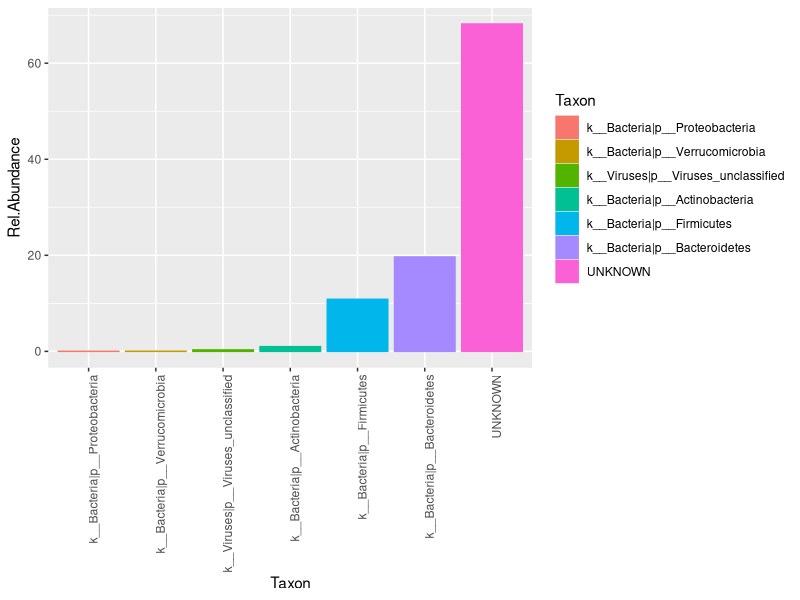
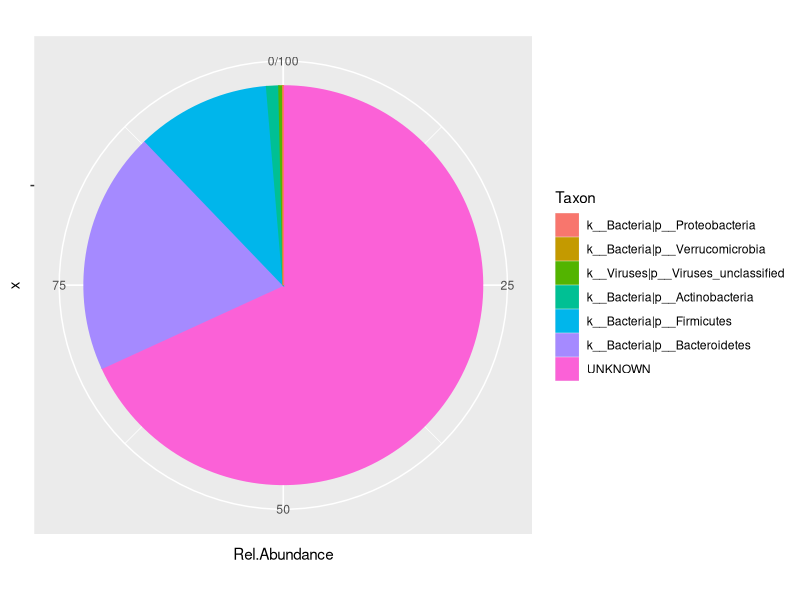
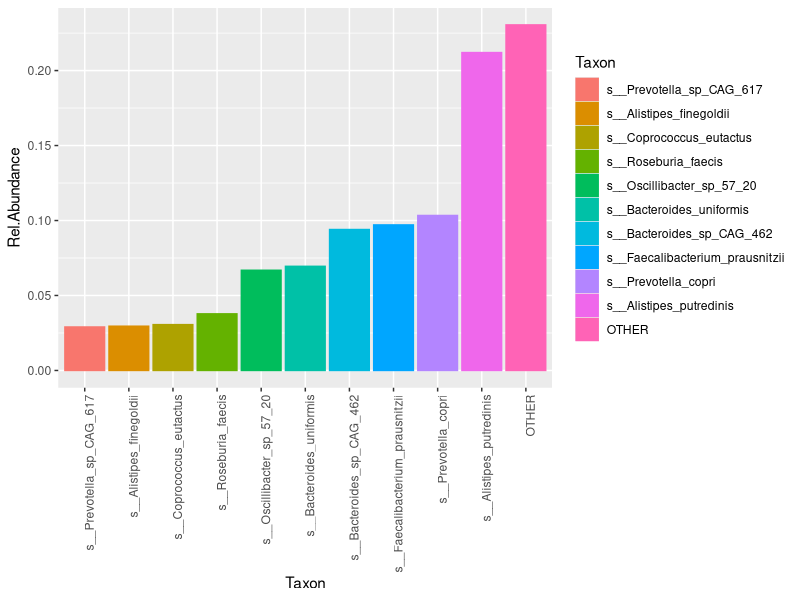
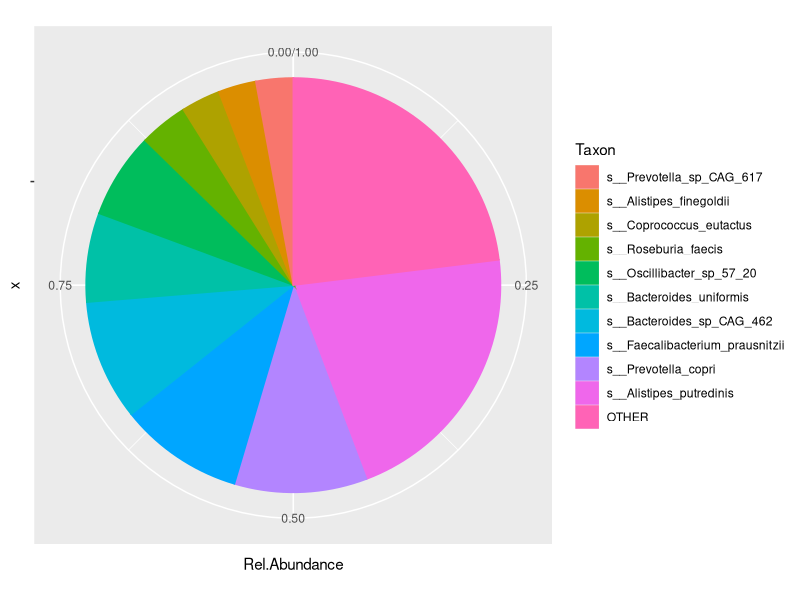

The R source for these figures, in order:
# ===============================================================================
# ===============================================================================
# R. Gacesa, UMCG (2021)
#
# Microbiome data analysis student workshop
# ===============================================================================
# ===============================================================================

# ======================================================
# ======================================================
# ======================================================
#
# MICROBIOME WORKSHOP
#
# ======================================================
# ======================================================
# ======================================================

setwd('D:/UMCG/2021_microbiome_data_lecture/')

# load libraries
# ===========================
library(vegan)
library(ggplot2)
library(tidyr)

# =====================================================================================================================
# =====================================================================================================================
# PART 1: exploratory data analysis, one sample
# =====================================================================================================================
# =====================================================================================================================

# > 0) load microbiome data (sample02)
# ======================================
inDF <- read.table(file = 'sample02_metaphlan.txt',sep='\t',header=F)
colnames(inDF) <- c("Taxon","TaxID","Rel.Abundance","Coverage","Aligned.Reads")
head(inDF)

## > i) find relative abundances of unknown & kingdoms (archaea, bacteria, viruses)
# ======================================================================================================================
##  > we grep for taxon names starting with k__, including any number of chars and |; and then we remove it
inDFk <- inDF[-grep('^k__.*\\|',inDF$Taxon),]

# > ii) find relative abundances of phyla and unknown
# ======================================================================================================================
## two steps: 
## 1)  we grep for taxon names starting with k__, including any number of chars and |c__; and then we remove it
##     this leaves all kingdoms, unknown and all phyla
inDFp <- inDF[-grep('^k__.*\\|c__',inDF$Taxon),]
## 2) then remove kingdoms by grepping for k__<anything>|p__ OR "UNKNOWN"
inDFp <- inDFp[grep('UNKNOWN|^k__.*\\|p__',inDFp$Taxon),]

# > iii) extract all species, remove unclassified reads and re-calculate relative abundances
# ======================================================================================================================
#  1) extract species (by grepping for |s__); Note: this also removes UNKNOWN 
inDFf <- inDF[grep('\\|s__',inDF$Taxon),]
#  2) re-normalize to 1 by dividing all values by sum of species
inDFf$Rel.Abundance <- inDFf$Rel.Abundance/sum(inDFf$Rel.Abundance)

# > iv) plot phylum-level composition of microbiome sample
# ======================================================================================================================
inDFp <- inDF[-grep('^k__.*\\|c__',inDF$Taxon),]
inDFp <- inDFp[grep('UNKNOWN|^k__.*\\|p__',inDFp$Taxon),]
inDFp$Taxon <- factor(inDFp$Taxon,levels = inDFp$Taxon[order(inDFp$Rel.Abundance)])
ggplot(inDFp,aes(x=Taxon,y=Rel.Abundance,col=Taxon,fill=Taxon)) + geom_col() + theme(axis.text.x = element_text(angle = 90,hjust = 1)) 
ggplot(inDFp,aes(x="",y=Rel.Abundance,col=Taxon,fill=Taxon)) + geom_col() + coord_polar("y", start=0)

# > v) remove "unknown taxa" & re-normalize, then plot top-ten most abundant species and rest of data grouped as "Other"
# ======================================================================================================================
#  1) extract species (by grepping for |s__); Note: this also removes UNKNOWN 
inDFs <- inDF[grep('\\|s__',inDF$Taxon),]
inDFs$Taxon <- as.character(inDFs$Taxon)
#  2) re-normalize to 1 by dividing all values by sum of species
inDFs$Rel.Abundance <- inDFs$Rel.Abundance/sum(inDFs$Rel.Abundance)
#  3) sort
inDFs <- inDFs[order(inDFs$Rel.Abundance,decreasing = T),]
inDFs2 <- inDFs[1:10,]
inDFs3 <- rbind.data.frame(inDFs2,
                           data.frame(Taxon="OTHER",TaxID=-1,Rel.Abundance=sum(inDFs$Rel.Abundance[11:nrow(inDFs)]),Coverage=-1,Aligned.Reads=-1))
#  4) clean-up species names
for (rr in c(1:nrow(inDFs3))) {
  tsplit <- strsplit(inDFs3$Taxon[rr],"\\|")[[1]]
  inDFs3$Taxon[rr] <- tsplit[length(tsplit)]
}

inDFs3$Taxon <- factor(inDFs3$Taxon,levels = inDFs3$Taxon[order(inDFs3$Rel.Abundance)])
ggplot(inDFs3,aes(x=Taxon,y=Rel.Abundance,col=Taxon,fill=Taxon)) + geom_col() + theme(axis.text.x = element_text(angle = 90,hjust = 1)) 
ggplot(inDFs3,aes(x="",y=Rel.Abundance,col=Taxon,fill=Taxon)) + geom_col() + coord_polar("y", start=0)
